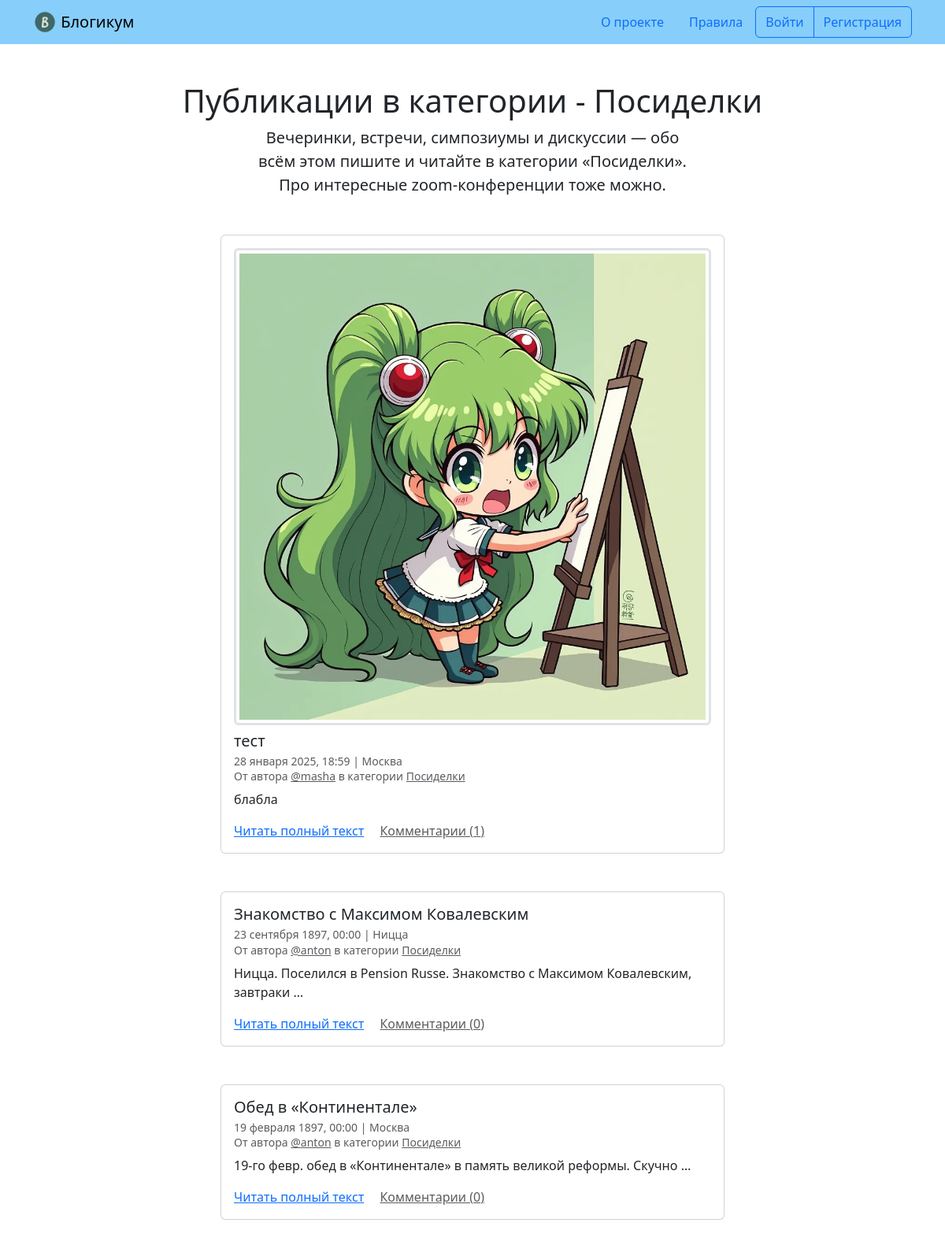
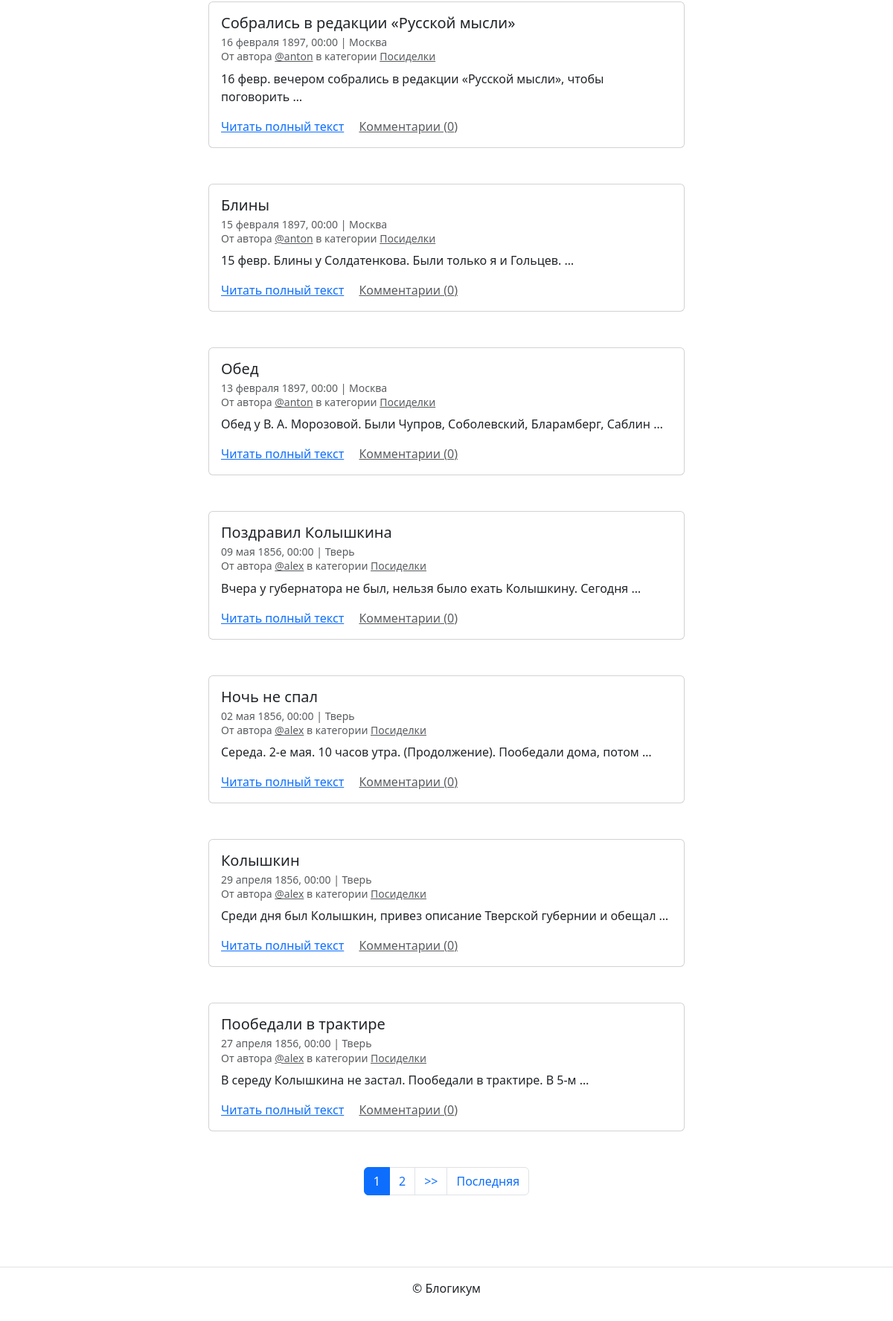
Page /category/party/ on the committed database (2 pictures, top to bottom).
### blog/models.py (models this page shows, shortened)
class PublishedModel(models.Model):
    is_published = models.BooleanField(
        _('Опубликовано'),
        default=True,
        help_text=_('Снимите галочку, чтобы скрыть публикацию.')
    )
    created_at = models.DateTimeField(_('Добавлено'), auto_now_add=True)
    class Meta:
        abstract = True

class Category(PublishedModel):
    title = models.CharField(_('Заголовок'), max_length=MAX_LENGTH)
    description = models.TextField(_('Описание'))
    slug = models.SlugField(
        _('Идентификатор'),
        unique=True,
        help_text=_(
            'Идентификатор страницы для URL; разрешены символы '
            'латиницы, цифры, дефис и подчёркивание.'
        )
    )
    class Meta:
        verbose_name = _('категория')
        verbose_name_plural = _('Категории')
        ordering = ('title',)

class Post(PublishedModel):
    objects = PostManager()
    title = models.CharField(_('Заголовок'), max_length=MAX_LENGTH)
    text = models.TextField(
        _('Текст'),
        help_text=_('Введите текст публикации')
    )
    author = models.ForeignKey(
        User,
        on_delete=models.CASCADE,
        verbose_name=_('Автор публикации')
    )
    category = models.ForeignKey(
        Category,
        on_delete=models.SET_NULL,
        null=True,
        verbose_name=_('Категория')
    )
    location = models.ForeignKey(
        Location,
        on_delete=models.SET_NULL,
        null=True,
        blank=True,
        verbose_name=_('Местоположение')
    )
    pub_date = models.DateTimeField(
        _('Дата и время публикации'),
        help_text=_(
            'Если установить дату и время в будущем — можно делать '
            'отложенные публикации.'
        )
    )
    image = models.ImageField(
        upload_to='posts/',
        null=True,
    )
    @property
    def comment_count(self):
        return len(self.comments.all())
    class Meta:
        verbose_name = _('публикация')
        verbose_name_plural = _('Публикации')
        default_related_name = 'posts'
        ordering = ('-pub_date',)

class Location(PublishedModel):
    name = models.CharField(_('Название места'), max_length=MAX_LENGTH)
    class Meta:
        verbose_name = _('местоположение')
        verbose_name_plural = _('Местоположения')
        ordering = ('name',)

class Comment(models.Model):
    post = models.ForeignKey(
        Post,
        on_delete=models.CASCADE,
        related_name='comments',
        verbose_name='Пост',
    )
    author = models.ForeignKey(
        User,
        on_delete=models.CASCADE,
        related_name='comments',
        verbose_name='Автор',
    )
    text = models.TextField('Комментарий')
    created_at = models.DateTimeField(auto_now_add=True)
    class Meta:
        ordering = ['created_at']

### blog/views.py (the view)
def category_posts(request, category_slug):
    category = get_object_or_404(Category, slug=category_slug)
    if not category.is_published:
        raise Http404("В данной категории нет постов")
    posts_in_category = Post.objects.published().filter(category=category)
    paginator = Paginator(posts_in_category, POSTS_LIMIT)
    page_number = request.GET.get('page')
    page_obj = paginator.get_page(page_number)
    return render(
        request,
        'blog/category.html',
        context={
            'category': category,
            'page_obj': page_obj,
        }
    )

### blog/models.py (called while the page is built)
    def published(self):
        return (
            self.get_queryset()
            .select_related('category')
            .filter(
                is_published=True,
                pub_date__lte=timezone.now(),
                category__is_published=True
            )
        )

### templates/blog/category.html (shortened to what this page needs)
{% extends "base.html" %}
{% block content %}
  <h1 class="text-center">Публикации в категории - {{ category.title }}</h1>
  <p class="col-6 offset-3 mb-5 lead text-center">{{ category.description }}</p>
  {% for post in page_obj %}
    <article class="mb-5">
      {% include "includes/post_card.html" %}
    </article>
  {% endfor %}
  {% include "includes/paginator.html" %}
{% endblock %}

### templates/includes/post_card.html (shortened to what this page needs)
<div class="col d-flex justify-content-center">
    <div class="card" style="width: 40rem;">
      <div class="card-body">
        {% if post.image %}
          <a href="{{ post.image.url }}" target="_blank">
            <img class="border-3 rounded img-fluid img-thumbnail mb-2 mx-auto d-block" src="{{ post.image.url }}">
          </a>
        {% endif %}
        <h5 class="card-title">{{ post.title }}</h5>
        <h6 class="card-subtitle mb-2 text-muted">
          <small>
            {{ post.pub_date|date:"d E Y, H:i" }} | {% if post.location and post.location.is_published %}{{ post.location.name }}{% else %}Планета Земля{% endif %}<br>
            От автора <a class="text-muted" href="{% url 'blog:profile' post.author.username %}">@{{ post.author.username }}</a> в
            категории {% include "includes/category_link.html" %}
          </small>
        </h6>
        <p class="card-text">{{ post.text|truncatewords:10 }}</p>
        <a href="{% url 'blog:post_detail' post.id %}" class="card-link">Читать полный текст</a>
        <a href="{% url 'blog:post_detail' post.id %}" class="card-link text-muted">Комментарии ({{ post.comment_count }})</a>
      </div>
    </div>
</div>

### templates/includes/category_link.html
<a class="text-muted" href="{% url 'blog:category_posts' post.category.slug %}">
  {{ post.category.title }}
</a>

### rows in the picture
Category: title "Посиделки", description "Вечеринки, встречи, симпозиумы и дискуссии — обо всём этом пишите и читайте в категории «Посиделки». Про интересные zoom-конференции тоже можно."
Post: image (picture), title "тест", pub_date "28 января 2025, 18:59", location.name "Москва", author.username "masha", category "Посиделки", text "блабла", comment_count "1"
Post: title "Знакомство с Максимом Ковалевским", pub_date "23 сентября 1897, 00:00", location.name "Ницца", author.username "anton", category "Посиделки", text "Ницца. Поселился в Pension Russe. Знакомство с Максимом Ковалевским, завтраки …", comment_count "0"
Post: title "Обед в «Континентале»", pub_date "19 февраля 1897, 00:00", location.name "Москва", author.username "anton", category "Посиделки", text "19-го февр. обед в «Континентале» в память великой реформы. Скучно …", comment_count "0"
Post: title "Собрались в редакции «Русской мысли»", pub_date "16 февраля 1897, 00:00", location.name "Москва", author.username "anton", category "Посиделки", text "16 февр. вечером собрались в редакции «Русской мысли», чтобы поговорить …", comment_count "0"
Post: title "Блины", pub_date "15 февраля 1897, 00:00", location.name "Москва", author.username "anton", category "Посиделки", text "15 февр. Блины у Солдатенкова. Были только я и Гольцев. …", comment_count "0"
Post: title "Обед", pub_date "13 февраля 1897, 00:00", location.name "Москва", author.username "anton", category "Посиделки", text "Обед у В. А. Морозовой. Были Чупров, Соболевский, Бларамберг, Саблин …", comment_count "0"
Post: title "Поздравил Колышкина", pub_date "09 мая 1856, 00:00", location.name "Тверь", author.username "alex", category "Посиделки", text "Вчера у губернатора не был, нельзя было ехать Колышкину. Сегодня …", comment_count "0"
Post: title "Ночь не спал", pub_date "02 мая 1856, 00:00", location.name "Тверь", author.username "alex", category "Посиделки", text "Середа. 2-е мая. 10 часов утра. (Продолжение). Пообедали дома, потом …", comment_count "0"
Post: title "Колышкин", pub_date "29 апреля 1856, 00:00", location.name "Тверь", author.username "alex", category "Посиделки", text "Среди дня был Колышкин, привез описание Тверской губернии и обещал …", comment_count "0"
Post: title "Пообедали в трактире", pub_date "27 апреля 1856, 00:00", location.name "Тверь", author.username "alex", category "Посиделки", text "В середу Колышкина не застал. Пообедали в трактире. В 5-м …", comment_count "0"

### other values in the picture
{{ i }} "1"
{{ i }} "2"
